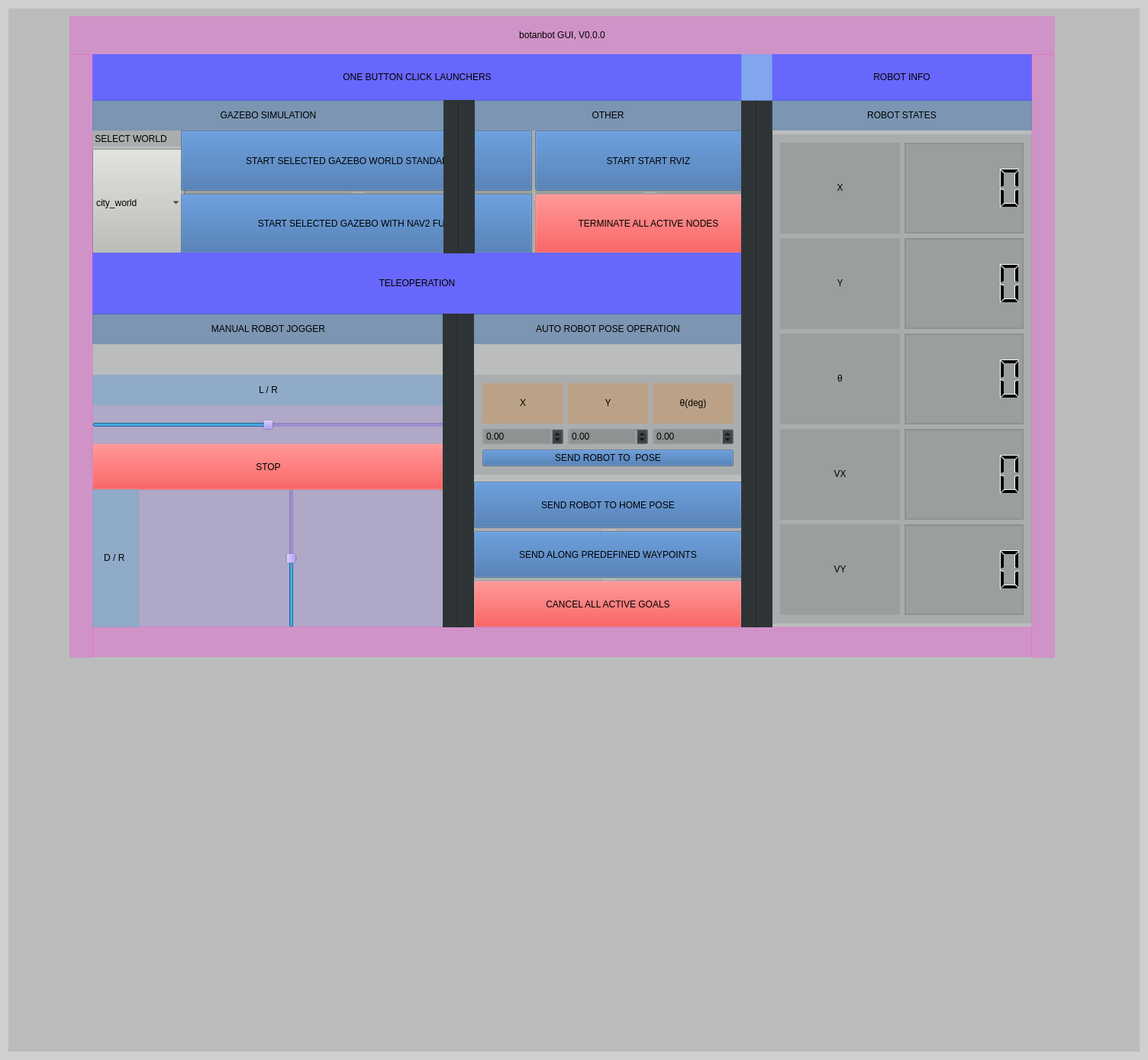
<?xml version="1.0" encoding="UTF-8"?>
<ui version="4.0">
 <class>ControlPluginWidget</class>
 <widget class="QWidget" name="ControlPluginWidget">
  <property name="enabled">
   <bool>true</bool>
  </property>
  <property name="geometry">
   <rect>
    <x>0</x>
    <y>0</y>
    <width>1504</width>
    <height>1389</height>
   </rect>
  </property>
  <property name="windowTitle">
   <string>RQTGUIControlPluginWidget</string>
  </property>
  <property name="autoFillBackground">
   <bool>false</bool>
  </property>
  <property name="styleSheet">
   <string notr="true">background-color: rgb(46, 52, 54,32);</string>
  </property>
  <layout class="QVBoxLayout" name="verticalLayout_2">
   <item>
    <widget class="QWidget" name="ROBOT_MAIN" native="true">
     <property name="enabled">
      <bool>true</bool>
     </property>
     <property name="styleSheet">
      <string notr="true">color: rgb(0, 0, 0);</string>
     </property>
     <widget class="QLabel" name="GUI_NAME_LABEL">
      <property name="geometry">
       <rect>
        <x>80</x>
        <y>10</y>
        <width>1291</width>
        <height>51</height>
       </rect>
      </property>
      <property name="minimumSize">
       <size>
        <width>0</width>
        <height>40</height>
       </size>
      </property>
      <property name="styleSheet">
       <string notr="true">background-color: rgba(255, 51, 221, 78);</string>
      </property>
      <property name="text">
       <string>botanbot GUI, V0.0.0</string>
      </property>
      <property name="textFormat">
       <enum>Qt::RichText</enum>
      </property>
      <property name="scaledContents">
       <bool>false</bool>
      </property>
      <property name="alignment">
       <set>Qt::AlignCenter</set>
      </property>
     </widget>
     <widget class="QSlider" name="drSlider">
      <property name="geometry">
       <rect>
        <x>170</x>
        <y>630</y>
        <width>401</width>
        <height>181</height>
       </rect>
      </property>
      <property name="styleSheet">
       <string notr="true">background-color: rgba(147, 124, 221, 78);</string>
      </property>
      <property name="minimum">
       <number>-100</number>
      </property>
      <property name="maximum">
       <number>100</number>
      </property>
      <property name="orientation">
       <enum>Qt::Vertical</enum>
      </property>
     </widget>
     <widget class="QSlider" name="lrSlider">
      <property name="geometry">
       <rect>
        <x>110</x>
        <y>520</y>
        <width>461</width>
        <height>51</height>
       </rect>
      </property>
      <property name="autoFillBackground">
       <bool>false</bool>
      </property>
      <property name="styleSheet">
       <string notr="true">background-color: rgba(147, 124, 221, 78);</string>
      </property>
      <property name="minimum">
       <number>-100</number>
      </property>
      <property name="maximum">
       <number>100</number>
      </property>
      <property name="orientation">
       <enum>Qt::Horizontal</enum>
      </property>
     </widget>
     <widget class="QPushButton" name="stop">
      <property name="geometry">
       <rect>
        <x>110</x>
        <y>570</y>
        <width>461</width>
        <height>61</height>
       </rect>
      </property>
      <property name="styleSheet">
       <string notr="true"> background-color: rgb(239, 41, 41,21);</string>
      </property>
      <property name="text">
       <string>STOP</string>
      </property>
     </widget>
     <widget class="QLabel" name="STATUS_LABEL">
      <property name="geometry">
       <rect>
        <x>1000</x>
        <y>60</y>
        <width>341</width>
        <height>61</height>
       </rect>
      </property>
      <property name="minimumSize">
       <size>
        <width>0</width>
        <height>40</height>
       </size>
      </property>
      <property name="styleSheet">
       <string notr="true">background-color: rgb(102, 102, 255,250);
font: 57 14pt &quot;Ubuntu&quot;;</string>
      </property>
      <property name="text">
       <string>ROBOT INFO</string>
      </property>
      <property name="textFormat">
       <enum>Qt::RichText</enum>
      </property>
      <property name="scaledContents">
       <bool>false</bool>
      </property>
      <property name="alignment">
       <set>Qt::AlignCenter</set>
      </property>
     </widget>
     <widget class="QLabel" name="TELEOPARTION_LABEL">
      <property name="geometry">
       <rect>
        <x>110</x>
        <y>320</y>
        <width>851</width>
        <height>81</height>
       </rect>
      </property>
      <property name="minimumSize">
       <size>
        <width>0</width>
        <height>40</height>
       </size>
      </property>
      <property name="styleSheet">
       <string notr="true">background-color: rgb(102, 102, 255,250);
font: 57 14pt &quot;Ubuntu&quot;;</string>
      </property>
      <property name="text">
       <string>TELEOPERATION</string>
      </property>
      <property name="textFormat">
       <enum>Qt::RichText</enum>
      </property>
      <property name="scaledContents">
       <bool>false</bool>
      </property>
      <property name="alignment">
       <set>Qt::AlignCenter</set>
      </property>
     </widget>
     <widget class="QLabel" name="LAUNCHERS_LABEL">
      <property name="geometry">
       <rect>
        <x>110</x>
        <y>60</y>
        <width>851</width>
        <height>61</height>
       </rect>
      </property>
      <property name="minimumSize">
       <size>
        <width>0</width>
        <height>40</height>
       </size>
      </property>
      <property name="styleSheet">
       <string notr="true">background-color: rgb(102, 102, 255,250);
font: 57 14pt &quot;Ubuntu&quot;;</string>
      </property>
      <property name="text">
       <string>ONE BUTTON CLICK LAUNCHERS</string>
      </property>
      <property name="textFormat">
       <enum>Qt::RichText</enum>
      </property>
      <property name="scaledContents">
       <bool>false</bool>
      </property>
      <property name="alignment">
       <set>Qt::AlignCenter</set>
      </property>
     </widget>
     <widget class="QLabel" name="FRAME_SOUTH">
      <property name="geometry">
       <rect>
        <x>110</x>
        <y>810</y>
        <width>1231</width>
        <height>40</height>
       </rect>
      </property>
      <property name="minimumSize">
       <size>
        <width>0</width>
        <height>40</height>
       </size>
      </property>
      <property name="styleSheet">
       <string notr="true">background-color: rgba(255, 51, 221, 78);</string>
      </property>
      <property name="text">
       <string/>
      </property>
      <property name="textFormat">
       <enum>Qt::RichText</enum>
      </property>
      <property name="scaledContents">
       <bool>false</bool>
      </property>
      <property name="alignment">
       <set>Qt::AlignCenter</set>
      </property>
     </widget>
     <widget class="QLabel" name="FRAME_EAST">
      <property name="geometry">
       <rect>
        <x>1340</x>
        <y>60</y>
        <width>31</width>
        <height>791</height>
       </rect>
      </property>
      <property name="minimumSize">
       <size>
        <width>0</width>
        <height>40</height>
       </size>
      </property>
      <property name="styleSheet">
       <string notr="true">background-color: rgba(255, 51, 221, 78);</string>
      </property>
      <property name="text">
       <string/>
      </property>
      <property name="textFormat">
       <enum>Qt::RichText</enum>
      </property>
      <property name="scaledContents">
       <bool>false</bool>
      </property>
      <property name="alignment">
       <set>Qt::AlignCenter</set>
      </property>
     </widget>
     <widget class="QLabel" name="FRAME_WEST">
      <property name="geometry">
       <rect>
        <x>80</x>
        <y>60</y>
        <width>31</width>
        <height>791</height>
       </rect>
      </property>
      <property name="minimumSize">
       <size>
        <width>0</width>
        <height>40</height>
       </size>
      </property>
      <property name="styleSheet">
       <string notr="true">background-color: rgba(255, 51, 221, 78);</string>
      </property>
      <property name="text">
       <string/>
      </property>
      <property name="textFormat">
       <enum>Qt::RichText</enum>
      </property>
      <property name="scaledContents">
       <bool>false</bool>
      </property>
      <property name="alignment">
       <set>Qt::AlignCenter</set>
      </property>
     </widget>
     <widget class="QLabel" name="LR_LABEL">
      <property name="geometry">
       <rect>
        <x>110</x>
        <y>480</y>
        <width>461</width>
        <height>40</height>
       </rect>
      </property>
      <property name="minimumSize">
       <size>
        <width>0</width>
        <height>40</height>
       </size>
      </property>
      <property name="styleSheet">
       <string notr="true">background-color: rgb(114, 159, 207,150);
font: 57 14pt &quot;Ubuntu&quot;;</string>
      </property>
      <property name="text">
       <string>L / R</string>
      </property>
      <property name="textFormat">
       <enum>Qt::RichText</enum>
      </property>
      <property name="scaledContents">
       <bool>false</bool>
      </property>
      <property name="alignment">
       <set>Qt::AlignCenter</set>
      </property>
     </widget>
     <widget class="QLabel" name="DR_LABEL">
      <property name="geometry">
       <rect>
        <x>110</x>
        <y>630</y>
        <width>61</width>
        <height>181</height>
       </rect>
      </property>
      <property name="minimumSize">
       <size>
        <width>0</width>
        <height>40</height>
       </size>
      </property>
      <property name="styleSheet">
       <string notr="true">background-color: rgb(114, 159, 207,150);
font: 57 14pt &quot;Ubuntu&quot;;</string>
      </property>
      <property name="text">
       <string>D / R      </string>
      </property>
      <property name="textFormat">
       <enum>Qt::RichText</enum>
      </property>
      <property name="scaledContents">
       <bool>false</bool>
      </property>
      <property name="alignment">
       <set>Qt::AlignCenter</set>
      </property>
     </widget>
     <widget class="QLabel" name="GUI_NAME_LABEL_2">
      <property name="geometry">
       <rect>
        <x>610</x>
        <y>400</y>
        <width>351</width>
        <height>40</height>
       </rect>
      </property>
      <property name="minimumSize">
       <size>
        <width>0</width>
        <height>40</height>
       </size>
      </property>
      <property name="styleSheet">
       <string notr="true">background-color: rgb(52, 101, 164,120);</string>
      </property>
      <property name="text">
       <string>AUTO ROBOT POSE OPERATION</string>
      </property>
      <property name="textFormat">
       <enum>Qt::RichText</enum>
      </property>
      <property name="scaledContents">
       <bool>false</bool>
      </property>
      <property name="alignment">
       <set>Qt::AlignCenter</set>
      </property>
     </widget>
     <widget class="QLabel" name="GUI_NAME_LABEL_3">
      <property name="geometry">
       <rect>
        <x>110</x>
        <y>400</y>
        <width>461</width>
        <height>40</height>
       </rect>
      </property>
      <property name="minimumSize">
       <size>
        <width>0</width>
        <height>40</height>
       </size>
      </property>
      <property name="styleSheet">
       <string notr="true">background-color: rgb(52, 101, 164,120);</string>
      </property>
      <property name="text">
       <string>MANUAL ROBOT JOGGER</string>
      </property>
      <property name="textFormat">
       <enum>Qt::RichText</enum>
      </property>
      <property name="scaledContents">
       <bool>false</bool>
      </property>
      <property name="alignment">
       <set>Qt::AlignCenter</set>
      </property>
     </widget>
     <widget class="QLabel" name="GUI_NAME_LABEL_4">
      <property name="geometry">
       <rect>
        <x>110</x>
        <y>120</y>
        <width>461</width>
        <height>40</height>
       </rect>
      </property>
      <property name="minimumSize">
       <size>
        <width>0</width>
        <height>40</height>
       </size>
      </property>
      <property name="styleSheet">
       <string notr="true">background-color: rgb(52, 101, 164,120);</string>
      </property>
      <property name="text">
       <string>GAZEBO SIMULATION</string>
      </property>
      <property name="textFormat">
       <enum>Qt::RichText</enum>
      </property>
      <property name="scaledContents">
       <bool>false</bool>
      </property>
      <property name="alignment">
       <set>Qt::AlignCenter</set>
      </property>
     </widget>
     <widget class="QLabel" name="GUI_NAME_LABEL_6">
      <property name="geometry">
       <rect>
        <x>610</x>
        <y>120</y>
        <width>351</width>
        <height>40</height>
       </rect>
      </property>
      <property name="minimumSize">
       <size>
        <width>0</width>
        <height>40</height>
       </size>
      </property>
      <property name="styleSheet">
       <string notr="true">background-color: rgb(52, 101, 164,120);</string>
      </property>
      <property name="text">
       <string>OTHER</string>
      </property>
      <property name="textFormat">
       <enum>Qt::RichText</enum>
      </property>
      <property name="scaledContents">
       <bool>false</bool>
      </property>
      <property name="alignment">
       <set>Qt::AlignCenter</set>
      </property>
     </widget>
     <widget class="QWidget" name="layoutWidget">
      <property name="geometry">
       <rect>
        <x>1000</x>
        <y>165</y>
        <width>341</width>
        <height>641</height>
       </rect>
      </property>
      <layout class="QGridLayout" name="gridLayout_3">
       <item row="0" column="0">
        <widget class="QLabel" name="X_LABEL">
         <property name="minimumSize">
          <size>
           <width>0</width>
           <height>40</height>
          </size>
         </property>
         <property name="styleSheet">
          <string notr="true"/>
         </property>
         <property name="text">
          <string>X</string>
         </property>
         <property name="textFormat">
          <enum>Qt::RichText</enum>
         </property>
         <property name="scaledContents">
          <bool>false</bool>
         </property>
         <property name="alignment">
          <set>Qt::AlignCenter</set>
         </property>
        </widget>
       </item>
       <item row="0" column="1">
        <widget class="QLCDNumber" name="x"/>
       </item>
       <item row="1" column="0">
        <widget class="QLabel" name="Y_LABEL">
         <property name="minimumSize">
          <size>
           <width>0</width>
           <height>40</height>
          </size>
         </property>
         <property name="styleSheet">
          <string notr="true"/>
         </property>
         <property name="text">
          <string>Y</string>
         </property>
         <property name="textFormat">
          <enum>Qt::RichText</enum>
         </property>
         <property name="scaledContents">
          <bool>false</bool>
         </property>
         <property name="alignment">
          <set>Qt::AlignCenter</set>
         </property>
        </widget>
       </item>
       <item row="1" column="1">
        <widget class="QLCDNumber" name="y"/>
       </item>
       <item row="2" column="0">
        <widget class="QLabel" name="THETA_LABEL">
         <property name="minimumSize">
          <size>
           <width>0</width>
           <height>40</height>
          </size>
         </property>
         <property name="styleSheet">
          <string notr="true"/>
         </property>
         <property name="text">
          <string>θ</string>
         </property>
         <property name="textFormat">
          <enum>Qt::RichText</enum>
         </property>
         <property name="scaledContents">
          <bool>false</bool>
         </property>
         <property name="alignment">
          <set>Qt::AlignCenter</set>
         </property>
        </widget>
       </item>
       <item row="2" column="1">
        <widget class="QLCDNumber" name="theta"/>
       </item>
       <item row="3" column="0">
        <widget class="QLabel" name="VX_LABEL">
         <property name="minimumSize">
          <size>
           <width>0</width>
           <height>40</height>
          </size>
         </property>
         <property name="styleSheet">
          <string notr="true"/>
         </property>
         <property name="text">
          <string>VX</string>
         </property>
         <property name="textFormat">
          <enum>Qt::RichText</enum>
         </property>
         <property name="scaledContents">
          <bool>false</bool>
         </property>
         <property name="alignment">
          <set>Qt::AlignCenter</set>
         </property>
        </widget>
       </item>
       <item row="3" column="1">
        <widget class="QLCDNumber" name="vx"/>
       </item>
       <item row="4" column="0">
        <widget class="QLabel" name="VY_LABEL">
         <property name="minimumSize">
          <size>
           <width>0</width>
           <height>40</height>
          </size>
         </property>
         <property name="styleSheet">
          <string notr="true"/>
         </property>
         <property name="text">
          <string>VY</string>
         </property>
         <property name="textFormat">
          <enum>Qt::RichText</enum>
         </property>
         <property name="scaledContents">
          <bool>false</bool>
         </property>
         <property name="alignment">
          <set>Qt::AlignCenter</set>
         </property>
        </widget>
       </item>
       <item row="4" column="1">
        <widget class="QLCDNumber" name="vy"/>
       </item>
      </layout>
     </widget>
     <widget class="Line" name="sperator_line_3">
      <property name="geometry">
       <rect>
        <x>569</x>
        <y>400</y>
        <width>41</width>
        <height>411</height>
       </rect>
      </property>
      <property name="styleSheet">
       <string notr="true">background-color: rgb(46, 52, 54);</string>
      </property>
      <property name="orientation">
       <enum>Qt::Vertical</enum>
      </property>
     </widget>
     <widget class="Line" name="sperator_line_4">
      <property name="geometry">
       <rect>
        <x>570</x>
        <y>120</y>
        <width>41</width>
        <height>201</height>
       </rect>
      </property>
      <property name="styleSheet">
       <string notr="true">background-color: rgb(46, 52, 54);</string>
      </property>
      <property name="orientation">
       <enum>Qt::Vertical</enum>
      </property>
     </widget>
     <widget class="Line" name="sperator_line_5">
      <property name="geometry">
       <rect>
        <x>960</x>
        <y>120</y>
        <width>41</width>
        <height>691</height>
       </rect>
      </property>
      <property name="styleSheet">
       <string notr="true">background-color: rgb(46, 52, 54);</string>
      </property>
      <property name="orientation">
       <enum>Qt::Vertical</enum>
      </property>
     </widget>
     <widget class="QLabel" name="GUI_NAME_LABEL_7">
      <property name="geometry">
       <rect>
        <x>1000</x>
        <y>120</y>
        <width>341</width>
        <height>40</height>
       </rect>
      </property>
      <property name="minimumSize">
       <size>
        <width>0</width>
        <height>40</height>
       </size>
      </property>
      <property name="styleSheet">
       <string notr="true">background-color: rgb(52, 101, 164,120);</string>
      </property>
      <property name="text">
       <string>ROBOT STATES</string>
      </property>
      <property name="textFormat">
       <enum>Qt::RichText</enum>
      </property>
      <property name="scaledContents">
       <bool>false</bool>
      </property>
      <property name="alignment">
       <set>Qt::AlignCenter</set>
      </property>
     </widget>
     <widget class="QLabel" name="STATUS_LABEL_2">
      <property name="geometry">
       <rect>
        <x>960</x>
        <y>60</y>
        <width>41</width>
        <height>61</height>
       </rect>
      </property>
      <property name="minimumSize">
       <size>
        <width>0</width>
        <height>40</height>
       </size>
      </property>
      <property name="styleSheet">
       <string notr="true">background-color: rgb(114, 159, 250,200);
font: 57 14pt &quot;Ubuntu&quot;;</string>
      </property>
      <property name="text">
       <string/>
      </property>
      <property name="textFormat">
       <enum>Qt::RichText</enum>
      </property>
      <property name="scaledContents">
       <bool>false</bool>
      </property>
      <property name="alignment">
       <set>Qt::AlignCenter</set>
      </property>
     </widget>
     <widget class="QWidget" name="layoutWidget">
      <property name="geometry">
       <rect>
        <x>610</x>
        <y>480</y>
        <width>351</width>
        <height>131</height>
       </rect>
      </property>
      <layout class="QGridLayout" name="gridLayout">
       <item row="1" column="1">
        <widget class="QDoubleSpinBox" name="goal_y">
         <property name="minimum">
          <double>-100.000000000000000</double>
         </property>
         <property name="maximum">
          <double>100.000000000000000</double>
         </property>
        </widget>
       </item>
       <item row="1" column="2">
        <widget class="QDoubleSpinBox" name="goal_theta">
         <property name="minimum">
          <double>-180.000000000000000</double>
         </property>
         <property name="maximum">
          <double>180.000000000000000</double>
         </property>
        </widget>
       </item>
       <item row="1" column="0">
        <widget class="QDoubleSpinBox" name="goal_x">
         <property name="minimum">
          <double>-100.000000000000000</double>
         </property>
         <property name="maximum">
          <double>100.000000000000000</double>
         </property>
        </widget>
       </item>
       <item row="2" column="0" colspan="3">
        <widget class="QPushButton" name="sendToPose">
         <property name="styleSheet">
          <string notr="true">background-color: rgba(52, 101, 164,100);</string>
         </property>
         <property name="text">
          <string>SEND ROBOT TO  POSE</string>
         </property>
        </widget>
       </item>
       <item row="0" column="2">
        <widget class="QLabel" name="X_LABEL_4">
         <property name="minimumSize">
          <size>
           <width>0</width>
           <height>40</height>
          </size>
         </property>
         <property name="styleSheet">
          <string notr="true"> 
background-color: rgb(245, 121, 0, 56);</string>
         </property>
         <property name="text">
          <string>θ(deg)</string>
         </property>
         <property name="textFormat">
          <enum>Qt::RichText</enum>
         </property>
         <property name="scaledContents">
          <bool>false</bool>
         </property>
         <property name="alignment">
          <set>Qt::AlignCenter</set>
         </property>
        </widget>
       </item>
       <item row="0" column="1">
        <widget class="QLabel" name="X_LABEL_3">
         <property name="minimumSize">
          <size>
           <width>0</width>
           <height>40</height>
          </size>
         </property>
         <property name="styleSheet">
          <string notr="true"> 
background-color: rgb(245, 121, 0, 56);</string>
         </property>
         <property name="text">
          <string>Y</string>
         </property>
         <property name="textFormat">
          <enum>Qt::RichText</enum>
         </property>
         <property name="scaledContents">
          <bool>false</bool>
         </property>
         <property name="alignment">
          <set>Qt::AlignCenter</set>
         </property>
        </widget>
       </item>
       <item row="0" column="0">
        <widget class="QLabel" name="X_LABEL_2">
         <property name="minimumSize">
          <size>
           <width>0</width>
           <height>40</height>
          </size>
         </property>
         <property name="styleSheet">
          <string notr="true"> 
background-color: rgb(245, 121, 0, 56);</string>
         </property>
         <property name="text">
          <string>X</string>
         </property>
         <property name="textFormat">
          <enum>Qt::RichText</enum>
         </property>
         <property name="scaledContents">
          <bool>false</bool>
         </property>
         <property name="alignment">
          <set>Qt::AlignCenter</set>
         </property>
        </widget>
       </item>
      </layout>
     </widget>
     <widget class="QSplitter" name="splitter_3">
      <property name="geometry">
       <rect>
        <x>226</x>
        <y>160</y>
        <width>761</width>
        <height>161</height>
       </rect>
      </property>
      <property name="orientation">
       <enum>Qt::Horizontal</enum>
      </property>
      <widget class="QSplitter" name="splitter_2">
       <property name="orientation">
        <enum>Qt::Vertical</enum>
       </property>
       <widget class="QPushButton" name="startGazeboStandalone">
        <property name="styleSheet">
         <string notr="true">background-color: rgba(52, 101, 164,100);</string>
        </property>
        <property name="text">
         <string>START SELECTED GAZEBO WORLD STANDALONE</string>
        </property>
       </widget>
       <widget class="QPushButton" name="startGazeboNavigationFull">
        <property name="styleSheet">
         <string notr="true">background-color: rgba(52, 101, 164,100);</string>
        </property>
        <property name="text">
         <string>START SELECTED GAZEBO WITH NAV2 FULL</string>
        </property>
       </widget>
      </widget>
      <widget class="QSplitter" name="splitter">
       <property name="orientation">
        <enum>Qt::Vertical</enum>
       </property>
       <widget class="QPushButton" name="startRviz">
        <property name="styleSheet">
         <string notr="true">background-color: rgba(52, 101, 164,100);</string>
        </property>
        <property name="text">
         <string>START START RVIZ</string>
        </property>
       </widget>
       <widget class="QPushButton" name="terminate">
        <property name="styleSheet">
         <string notr="true"> background-color: rgb(239, 41, 41,21);</string>
        </property>
        <property name="text">
         <string>TERMINATE ALL ACTIVE NODES</string>
        </property>
       </widget>
      </widget>
     </widget>
     <widget class="QSplitter" name="splitter_4">
      <property name="geometry">
       <rect>
        <x>610</x>
        <y>620</y>
        <width>351</width>
        <height>191</height>
       </rect>
      </property>
      <property name="orientation">
       <enum>Qt::Vertical</enum>
      </property>
      <widget class="QPushButton" name="sendToChargeStation">
       <property name="styleSheet">
        <string notr="true">background-color: rgba(52, 101, 164,100);</string>
       </property>
       <property name="text">
        <string>SEND ROBOT TO HOME POSE</string>
       </property>
      </widget>
      <widget class="QPushButton" name="sendAlongPredefinedWaypoints">
       <property name="styleSheet">
        <string notr="true">background-color: rgba(52, 101, 164,100);</string>
       </property>
       <property name="text">
        <string>SEND ALONG PREDEFINED WAYPOINTS</string>
       </property>
      </widget>
      <widget class="QPushButton" name="cancelAllGoals">
       <property name="styleSheet">
        <string notr="true"> background-color: rgb(239, 41, 41,21);</string>
       </property>
       <property name="text">
        <string>CANCEL ALL ACTIVE GOALS</string>
       </property>
      </widget>
     </widget>
     <widget class="QComboBox" name="gazebo_city_combobox">
      <property name="geometry">
       <rect>
        <x>110</x>
        <y>184</y>
        <width>121</width>
        <height>141</height>
       </rect>
      </property>
      <property name="styleSheet">
       <string notr="true">background-color: rgb(186, 189, 182);</string>
      </property>
      <item>
       <property name="text">
        <string>city_world</string>
       </property>
      </item>
      <item>
       <property name="text">
        <string>uneven_world</string>
       </property>
      </item>
      <item>
       <property name="text">
        <string>sonoma_raceway_world</string>
       </property>
      </item>
      <item>
       <property name="text">
        <string>tomato_field_world</string>
       </property>
      </item>
     </widget>
     <widget class="QLabel" name="label">
      <property name="geometry">
       <rect>
        <x>110</x>
        <y>160</y>
        <width>121</width>
        <height>21</height>
       </rect>
      </property>
      <property name="text">
       <string> SELECT WORLD</string>
      </property>
     </widget>
     <zorder>label</zorder>
     <zorder>gazebo_city_combobox</zorder>
     <zorder>layoutWidget</zorder>
     <zorder>splitter_3</zorder>
     <zorder>splitter_4</zorder>
     <zorder>GUI_NAME_LABEL</zorder>
     <zorder>drSlider</zorder>
     <zorder>lrSlider</zorder>
     <zorder>stop</zorder>
     <zorder>STATUS_LABEL</zorder>
     <zorder>TELEOPARTION_LABEL</zorder>
     <zorder>LAUNCHERS_LABEL</zorder>
     <zorder>FRAME_SOUTH</zorder>
     <zorder>FRAME_EAST</zorder>
     <zorder>FRAME_WEST</zorder>
     <zorder>LR_LABEL</zorder>
     <zorder>DR_LABEL</zorder>
     <zorder>GUI_NAME_LABEL_2</zorder>
     <zorder>GUI_NAME_LABEL_3</zorder>
     <zorder>GUI_NAME_LABEL_4</zorder>
     <zorder>GUI_NAME_LABEL_6</zorder>
     <zorder>layoutWidget</zorder>
     <zorder>sperator_line_3</zorder>
     <zorder>sperator_line_5</zorder>
     <zorder>GUI_NAME_LABEL_7</zorder>
     <zorder>STATUS_LABEL_2</zorder>
     <zorder>sperator_line_4</zorder>
    </widget>
   </item>
  </layout>
 </widget>
 <layoutdefault spacing="6" margin="11"/>
 <resources/>
 <connections/>
</ui>
